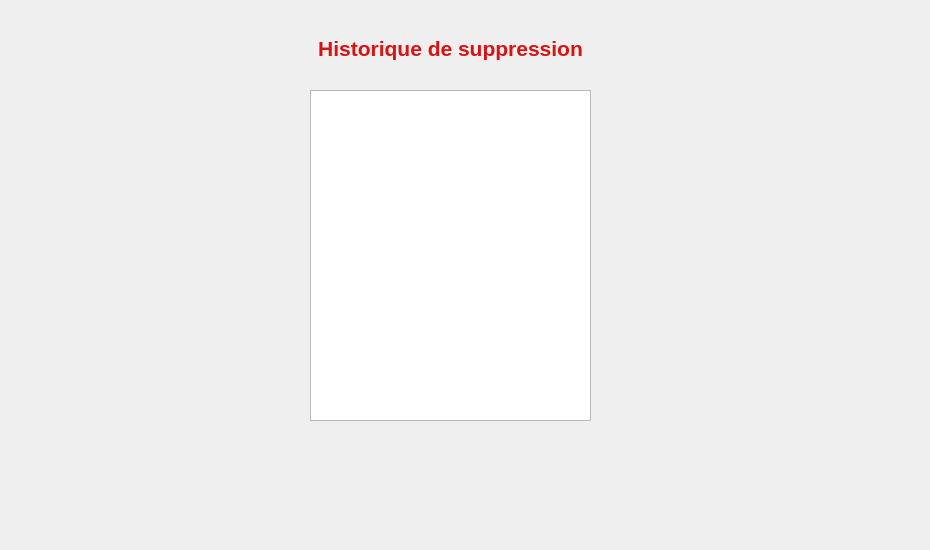
    <widget class="QWidget" name="tab_6">
     <attribute name="title">
      <string>historique de suppression</string>
     </attribute>
     <widget class="QTableView" name="hist_supp">
      <property name="geometry">
       <rect>
        <x>310</x>
        <y>90</y>
        <width>281</width>
        <height>331</height>
       </rect>
      </property>
     </widget>
     <widget class="QLabel" name="label_29">
      <property name="geometry">
       <rect>
        <x>-10</x>
        <y>-20</y>
        <width>921</width>
        <height>541</height>
       </rect>
      </property>
      <property name="text">
       <string/>
      </property>
      <property name="pixmap">
       <pixmap>../../Downloads/Employe/Employe/istockphoto-587220352-170667a.jpg</pixmap>
      </property>
      <property name="scaledContents">
       <bool>true</bool>
      </property>
     </widget>
     <widget class="QLabel" name="label_23">
      <property name="geometry">
       <rect>
        <x>240</x>
        <y>20</y>
        <width>421</width>
        <height>41</height>
       </rect>
      </property>
      <property name="font">
       <font>
        <pointsize>16</pointsize>
        <weight>75</weight>
        <bold>true</bold>
        <underline>false</underline>
       </font>
      </property>
      <property name="styleSheet">
       <string notr="true">color:rgb(218, 18, 18);
background-color: rgba(117, 190, 218, 0.0);</string>
      </property>
      <property name="frameShape">
       <enum>QFrame::NoFrame</enum>
      </property>
      <property name="text">
       <string>Historique de suppression</string>
      </property>
      <property name="alignment">
       <set>Qt::AlignBottom|Qt::AlignHCenter</set>
      </property>
     </widget>
     <zorder>label_29</zorder>
     <zorder>hist_supp</zorder>
     <zorder>label_23</zorder>
    </widget>
